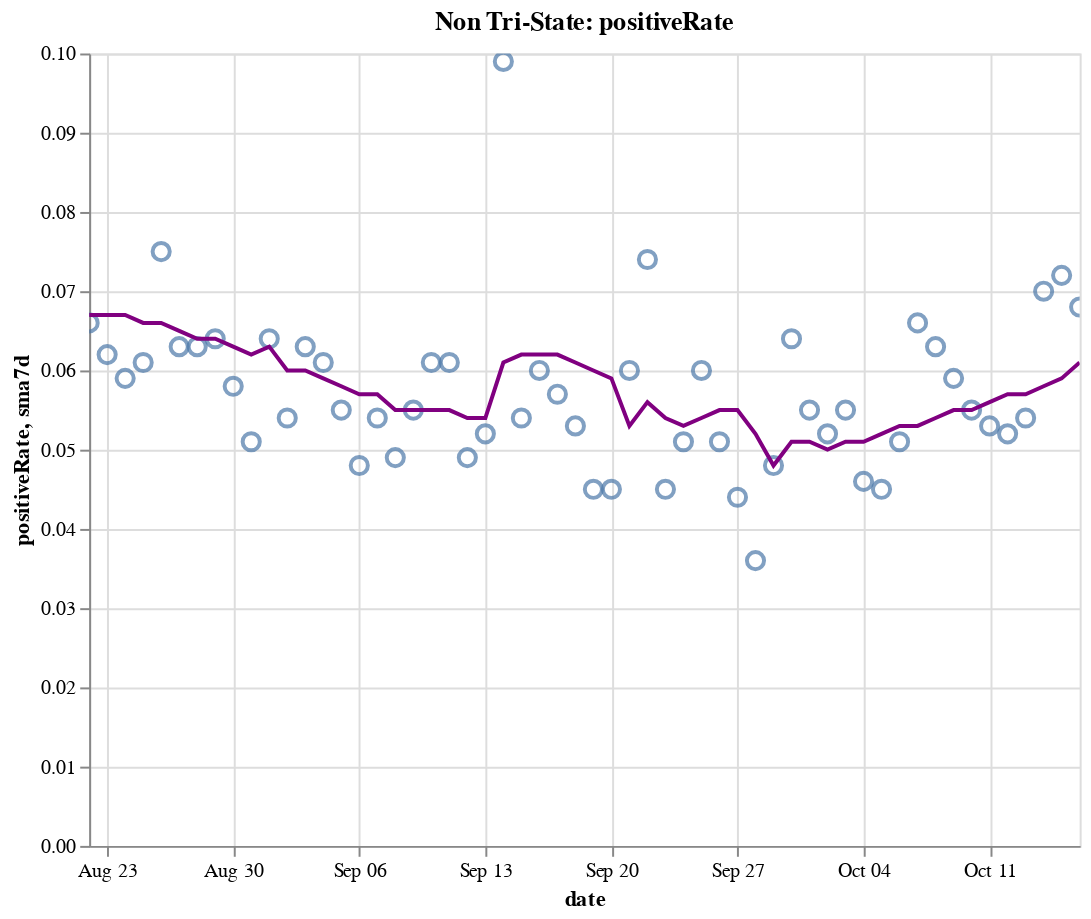

The notebook cell this image was saved under:
### Code cell
create_plot(non_tristate, 'positiveRate')

### Figure 1 — Vega-Lite specification as saved in the notebook (floating-point values rounded to 4 significant figures)
{"config": {"view": {"continuousWidth": 400, "continuousHeight": 300}}, "layer": [{"layer": [{"mark": {"type": "point", "size": 75}, "encoding": {"tooltip": [{"type": "temporal", "field": "date"}, {"type": "quantitative", "field": "positiveRate"}, {"type": "quantitative", "field": "sma7d"}], "x": {"type": "temporal", "field": "date"}, "y": {"type": "quantitative", "field": "positiveRate"}}, "selection": {"selector016": {"type": "interval", "bind": "scales", "encodings": ["x", "y"]}}}, {"mark": {"type": "line", "color": "purple"}, "encoding": {"x": {"type": "temporal", "field": "date"}, "y": {"type": "quantitative", "field": "sma7d"}}}]}, {"mark": {"type": "rule", "color": "#aaa"}, "encoding": {"x": {"type": "temporal", "field": "date"}}, "transform": [{"filter": {"selection": "selector015"}}]}, {"mark": "circle", "encoding": {"opacity": {"condition": {"value": 1, "selection": "selector015"}, "value": 0}, "tooltip": [{"type": "temporal", "field": "date"}, {"type": "quantitative", "field": "positiveRate"}, {"type": "quantitative", "field": "sma7d"}], "x": {"type": "temporal", "field": "date"}, "y": {"type": "quantitative", "field": "positiveRate"}}, "selection": {"selector015": {"type": "single", "encodings": ["x"], "on": "mouseover", "nearest": true, "empty": "none"}}}, {"mark": {"type": "text", "align": "left", "dx": 5, "dy": -5, "stroke": "white", "strokeWidth": 2}, "encoding": {"text": {"type": "quantitative", "field": "positiveRate"}, "tooltip": [{"type": "temporal", "field": "date"}, {"type": "quantitative", "field": "positiveRate"}, {"type": "quantitative", "field": "sma7d"}], "x": {"type": "temporal", "field": "date"}, "y": {"type": "quantitative", "field": "positiveRate"}}, "transform": [{"filter": {"selection": "selector015"}}]}, {"mark": {"type": "text", "align": "left", "dx": 5, "dy": -5}, "encoding": {"text": {"type": "quantitative", "field": "positiveRate"}, "tooltip": [{"type": "temporal", "field": "date"}, {"type": "quantitative", "field": "positiveRate"}, {"type": "quantitative", "field": "sma7d"}], "x": {"type": "temporal", "field": "date"}, "y": {"type": "quantitative", "field": "positiveRate"}}, "transform": [{"filter": {"selection": "selector015"}}]}], "data": {"name": "data-58b5871fb5968465b0f0e47f4c51fd0a"}, "height": 400, "title": "Non Tri-State: positiveRate", "width": 500, "$schema": "https://vega.github.io/schema/vega-lite/v4.8.1.json", "datasets": {"data-58b5871fb5968465b0f0e47f4c51fd0a": [{"date": "2020-08-22T00:00:00", "totalTestResultsIncrease": 680100.0, "positiveIncrease": 45160.0, "death": 122600.0, "deathIncrease": 1023.0, "positiveRate": 0.066, "state": "Non Tri-State", "sma7d": 0.067}, {"date": "2020-08-23T00:00:00", "totalTestResultsIncrease": 592900.0, "positiveIncrease": 36740.0, "death": 123200.0, "deathIncrease": 563.0, "positiveRate": 0.062, "state": "Non Tri-State", "sma7d": 0.067}, {"date": "2020-08-24T00:00:00", "totalTestResultsIncrease": 568300.0, "positiveIncrease": 33520.0, "death": 123500.0, "deathIncrease": 333.0, "positiveRate": 0.059, "state": "Non Tri-State", "sma7d": 0.067}, {"date": "2020-08-25T00:00:00", "totalTestResultsIncrease": 581300.0, "positiveIncrease": 35420.0, "death": 124600.0, "deathIncrease": 1138.0, "positiveRate": 0.061, "state": "Non Tri-State", "sma7d": 0.066}, {"date": "2020-08-26T00:00:00", "totalTestResultsIncrease": 574700.0, "positiveIncrease": 43020.0, "death": 125900.0, "deathIncrease": 1280.0, "positiveRate": 0.075, "state": "Non Tri-State", "sma7d": 0.066}, {"date": "2020-08-27T00:00:00", "totalTestResultsIncrease": 678700.0, "positiveIncrease": 42760.0, "death": 127000.0, "deathIncrease": 1116.0, "positiveRate": 0.063, "state": "Non Tri-State", "sma7d": 0.065}, {"date": "2020-08-28T00:00:00", "totalTestResultsIncrease": 722900.0, "positiveIncrease": 45410.0, "death": 128000.0, "deathIncrease": 1011.0, "positiveRate": 0.063, "state": "Non Tri-State", "sma7d": 0.064}, {"date": "2020-08-29T00:00:00", "totalTestResultsIncrease": 679700.0, "positiveIncrease": 43520.0, "death": 129100.0, "deathIncrease": 1005.0, "positiveRate": 0.064, "state": "Non Tri-State", "sma7d": 0.064}, {"date": "2020-08-30T00:00:00", "totalTestResultsIncrease": 660600.0, "positiveIncrease": 38510.0, "death": 129500.0, "deathIncrease": 463.0, "positiveRate": 0.058, "state": "Non Tri-State", "sma7d": 0.063}, {"date": "2020-08-31T00:00:00", "totalTestResultsIncrease": 583300.0, "positiveIncrease": 30020.0, "death": 129900.0, "deathIncrease": 357.0, "positiveRate": 0.051, "state": "Non Tri-State", "sma7d": 0.062}, {"date": "2020-09-01T00:00:00", "totalTestResultsIncrease": 643800.0, "positiveIncrease": 41220.0, "death": 130900.0, "deathIncrease": 1018.0, "positiveRate": 0.064, "state": "Non Tri-State", "sma7d": 0.063}, {"date": "2020-09-02T00:00:00", "totalTestResultsIncrease": 546800.0, "positiveIncrease": 29490.0, "death": 131900.0, "deathIncrease": 1015.0, "positiveRate": 0.054, "state": "Non Tri-State", "sma7d": 0.06}, {"date": "2020-09-03T00:00:00", "totalTestResultsIncrease": 684500.0, "positiveIncrease": 43350.0, "death": 133000.0, "deathIncrease": 1055.0, "positiveRate": 0.063, "state": "Non Tri-State", "sma7d": 0.06}, {"date": "2020-09-04T00:00:00", "totalTestResultsIncrease": 822700.0, "positiveIncrease": 50120.0, "death": 133900.0, "deathIncrease": 986.0, "positiveRate": 0.061, "state": "Non Tri-State", "sma7d": 0.059}, {"date": "2020-09-05T00:00:00", "totalTestResultsIncrease": 798200.0, "positiveIncrease": 43780.0, "death": 134900.0, "deathIncrease": 909.0, "positiveRate": 0.055, "state": "Non Tri-State", "sma7d": 0.058}, {"date": "2020-09-06T00:00:00", "totalTestResultsIncrease": 670200.0, "positiveIncrease": 32080.0, "death": 135300.0, "deathIncrease": 436.0, "positiveRate": 0.048, "state": "Non Tri-State", "sma7d": 0.057}, {"date": "2020-09-07T00:00:00", "totalTestResultsIncrease": 518000.0, "positiveIncrease": 27830.0, "death": 135500.0, "deathIncrease": 221.0, "positiveRate": 0.054, "state": "Non Tri-State", "sma7d": 0.057}, {"date": "2020-09-08T00:00:00", "totalTestResultsIncrease": 427200.0, "positiveIncrease": 20970.0, "death": 135900.0, "deathIncrease": 341.0, "positiveRate": 0.049, "state": "Non Tri-State", "sma7d": 0.055}, {"date": "2020-09-09T00:00:00", "totalTestResultsIncrease": 545000.0, "positiveIncrease": 30130.0, "death": 136900.0, "deathIncrease": 1073.0, "positiveRate": 0.055, "state": "Non Tri-State", "sma7d": 0.055}, {"date": "2020-09-10T00:00:00", "totalTestResultsIncrease": 592400.0, "positiveIncrease": 36180.0, "death": 138100.0, "deathIncrease": 1154.0, "positiveRate": 0.061, "state": "Non Tri-State", "sma7d": 0.055}, {"date": "2020-09-11T00:00:00", "totalTestResultsIncrease": 709800.0, "positiveIncrease": 43340.0, "death": 139100.0, "deathIncrease": 1002.0, "positiveRate": 0.061, "state": "Non Tri-State", "sma7d": 0.055}, {"date": "2020-09-12T00:00:00", "totalTestResultsIncrease": 826200.0, "positiveIncrease": 40790.0, "death": 139900.0, "deathIncrease": 804.0, "positiveRate": 0.049, "state": "Non Tri-State", "sma7d": 0.054}, {"date": "2020-09-13T00:00:00", "totalTestResultsIncrease": 645800.0, "positiveIncrease": 33430.0, "death": 140300.0, "deathIncrease": 379.0, "positiveRate": 0.052, "state": "Non Tri-State", "sma7d": 0.054}, {"date": "2020-09-14T00:00:00", "totalTestResultsIncrease": 327700.0, "positiveIncrease": 32380.0, "death": 140700.0, "deathIncrease": 391.0, "positiveRate": 0.099, "state": "Non Tri-State", "sma7d": 0.061}, {"date": "2020-09-15T00:00:00", "totalTestResultsIncrease": 634700.0, "positiveIncrease": 34110.0, "death": 141700.0, "deathIncrease": 1011.0, "positiveRate": 0.054, "state": "Non Tri-State", "sma7d": 0.062}, {"date": "2020-09-16T00:00:00", "totalTestResultsIncrease": 646900.0, "positiveIncrease": 38850.0, "death": 142900.0, "deathIncrease": 1184.0, "positiveRate": 0.06, "state": "Non Tri-State", "sma7d": 0.062}, {"date": "2020-09-17T00:00:00", "totalTestResultsIncrease": 730200.0, "positiveIncrease": 41870.0, "death": 143700.0, "deathIncrease": 856.0, "positiveRate": 0.057, "state": "Non Tri-State", "sma7d": 0.062}, {"date": "2020-09-18T00:00:00", "totalTestResultsIncrease": 874800.0, "positiveIncrease": 46070.0, "death": 144600.0, "deathIncrease": 883.0, "positiveRate": 0.053, "state": "Non Tri-State", "sma7d": 0.061}, {"date": "2020-09-19T00:00:00", "totalTestResultsIncrease": 979100.0, "positiveIncrease": 44120.0, "death": 145300.0, "deathIncrease": 735.0, "positiveRate": 0.045, "state": "Non Tri-State", "sma7d": 0.06}, {"date": "2020-09-20T00:00:00", "totalTestResultsIncrease": 775000.0, "positiveIncrease": 34980.0, "death": 145600.0, "deathIncrease": 322.0, "positiveRate": 0.045, "state": "Non Tri-State", "sma7d": 0.059}, {"date": "2020-09-21T00:00:00", "totalTestResultsIncrease": 634200.0, "positiveIncrease": 38010.0, "death": 145900.0, "deathIncrease": 281.0, "positiveRate": 0.06, "state": "Non Tri-State", "sma7d": 0.053}, {"date": "2020-09-22T00:00:00", "totalTestResultsIncrease": 651400.0, "positiveIncrease": 48120.0, "death": 146800.0, "deathIncrease": 842.0, "positiveRate": 0.074, "state": "Non Tri-State", "sma7d": 0.056}, {"date": "2020-09-23T00:00:00", "totalTestResultsIncrease": 833000.0, "positiveIncrease": 37340.0, "death": 147900.0, "deathIncrease": 1145.0, "positiveRate": 0.045, "state": "Non Tri-State", "sma7d": 0.054}, {"date": "2020-09-24T00:00:00", "totalTestResultsIncrease": 819900.0, "positiveIncrease": 42100.0, "death": 148800.0, "deathIncrease": 908.0, "positiveRate": 0.051, "state": "Non Tri-State", "sma7d": 0.053}, {"date": "2020-09-25T00:00:00", "totalTestResultsIncrease": 902200.0, "positiveIncrease": 53960.0, "death": 149700.0, "deathIncrease": 829.0, "positiveRate": 0.06, "state": "Non Tri-State", "sma7d": 0.054}, {"date": "2020-09-26T00:00:00", "totalTestResultsIncrease": 909000.0, "positiveIncrease": 46100.0, "death": 150500.0, "deathIncrease": 859.0, "positiveRate": 0.051, "state": "Non Tri-State", "sma7d": 0.055}, {"date": "2020-09-27T00:00:00", "totalTestResultsIncrease": 765200.0, "positiveIncrease": 33890.0, "death": 150800.0, "deathIncrease": 295.0, "positiveRate": 0.044, "state": "Non Tri-State", "sma7d": 0.055}, {"date": "2020-09-28T00:00:00", "totalTestResultsIncrease": 972600.0, "positiveIncrease": 34570.0, "death": 151100.0, "deathIncrease": 245.0, "positiveRate": 0.036, "state": "Non Tri-State", "sma7d": 0.052}, {"date": "2020-09-29T00:00:00", "totalTestResultsIncrease": 734100.0, "positiveIncrease": 35120.0, "death": 151800.0, "deathIncrease": 725.0, "positiveRate": 0.048, "state": "Non Tri-State", "sma7d": 0.048}, {"date": "2020-09-30T00:00:00", "totalTestResultsIncrease": 667000.0, "positiveIncrease": 42490.0, "death": 152800.0, "deathIncrease": 1040.0, "positiveRate": 0.064, "state": "Non Tri-State", "sma7d": 0.051}, {"date": "2020-10-01T00:00:00", "totalTestResultsIncrease": 793200.0, "positiveIncrease": 43510.0, "death": 153600.0, "deathIncrease": 832.0, "positiveRate": 0.055, "state": "Non Tri-State", "sma7d": 0.051}, {"date": "2020-10-02T00:00:00", "totalTestResultsIncrease": 898000.0, "positiveIncrease": 46640.0, "death": 154500.0, "deathIncrease": 822.0, "positiveRate": 0.052, "state": "Non Tri-State", "sma7d": 0.05}, {"date": "2020-10-03T00:00:00", "totalTestResultsIncrease": 882800.0, "positiveIncrease": 48690.0, "death": 155200.0, "deathIncrease": 729.0, "positiveRate": 0.055, "state": "Non Tri-State", "sma7d": 0.051}, {"date": "2020-10-04T00:00:00", "totalTestResultsIncrease": 803700.0, "positiveIncrease": 36590.0, "death": 155500.0, "deathIncrease": 348.0, "positiveRate": 0.046, "state": "Non Tri-State", "sma7d": 0.051}, {"date": "2020-10-05T00:00:00", "totalTestResultsIncrease": 797500.0, "positiveIncrease": 35870.0, "death": 155900.0, "deathIncrease": 312.0, "positiveRate": 0.045, "state": "Non Tri-State", "sma7d": 0.052}, {"date": "2020-10-06T00:00:00", "totalTestResultsIncrease": 720400.0, "positiveIncrease": 36520.0, "death": 156500.0, "deathIncrease": 612.0, "positiveRate": 0.051, "state": "Non Tri-State", "sma7d": 0.053}, {"date": "2020-10-07T00:00:00", "totalTestResultsIncrease": 735800.0, "positiveIncrease": 48610.0, "death": 157400.0, "deathIncrease": 901.0, "positiveRate": 0.066, "state": "Non Tri-State", "sma7d": 0.053}, {"date": "2020-10-08T00:00:00", "totalTestResultsIncrease": 822800.0, "positiveIncrease": 51830.0, "death": 158300.0, "deathIncrease": 963.0, "positiveRate": 0.063, "state": "Non Tri-State", "sma7d": 0.054}, {"date": "2020-10-09T00:00:00", "totalTestResultsIncrease": 915600.0, "positiveIncrease": 54310.0, "death": 159200.0, "deathIncrease": 880.0, "positiveRate": 0.059, "state": "Non Tri-State", "sma7d": 0.055}, {"date": "2020-10-10T00:00:00", "totalTestResultsIncrease": 1003000.0, "positiveIncrease": 55180.0, "death": 159900.0, "deathIncrease": 650.0, "positiveRate": 0.055, "state": "Non Tri-State", "sma7d": 0.055}, {"date": "2020-10-11T00:00:00", "totalTestResultsIncrease": 855500.0, "positiveIncrease": 45050.0, "death": 160300.0, "deathIncrease": 458.0, "positiveRate": 0.053, "state": "Non Tri-State", "sma7d": 0.056}, {"date": "2020-10-12T00:00:00", "totalTestResultsIncrease": 771300.0, "positiveIncrease": 40290.0, "death": 160600.0, "deathIncrease": 271.0, "positiveRate": 0.052, "state": "Non Tri-State", "sma7d": 0.057}, {"date": "2020-10-13T00:00:00", "totalTestResultsIncrease": 853300.0, "positiveIncrease": 45690.0, "death": 161300.0, "deathIncrease": 671.0, "positiveRate": 0.054, "state": "Non Tri-State", "sma7d": 0.057}, {"date": "2020-10-14T00:00:00", "totalTestResultsIncrease": 782400.0, "positiveIncrease": 54460.0, "death": 162100.0, "deathIncrease": 791.0, "positiveRate": 0.07, "state": "Non Tri-State", "sma7d": 0.058}, {"date": "2020-10-15T00:00:00", "totalTestResultsIncrease": 842000.0, "positiveIncrease": 60570.0, "death": 163000.0, "deathIncrease": 929.0, "positiveRate": 0.072, "state": "Non Tri-State", "sma7d": 0.059}, {"date": "2020-10-16T00:00:00", "totalTestResultsIncrease": 951900.0, "positiveIncrease": 64800.0, "death": 163800.0, "deathIncrease": 860.0, "positiveRate": 0.068, "state": "Non Tri-State", "sma7d": 0.061}]}}
